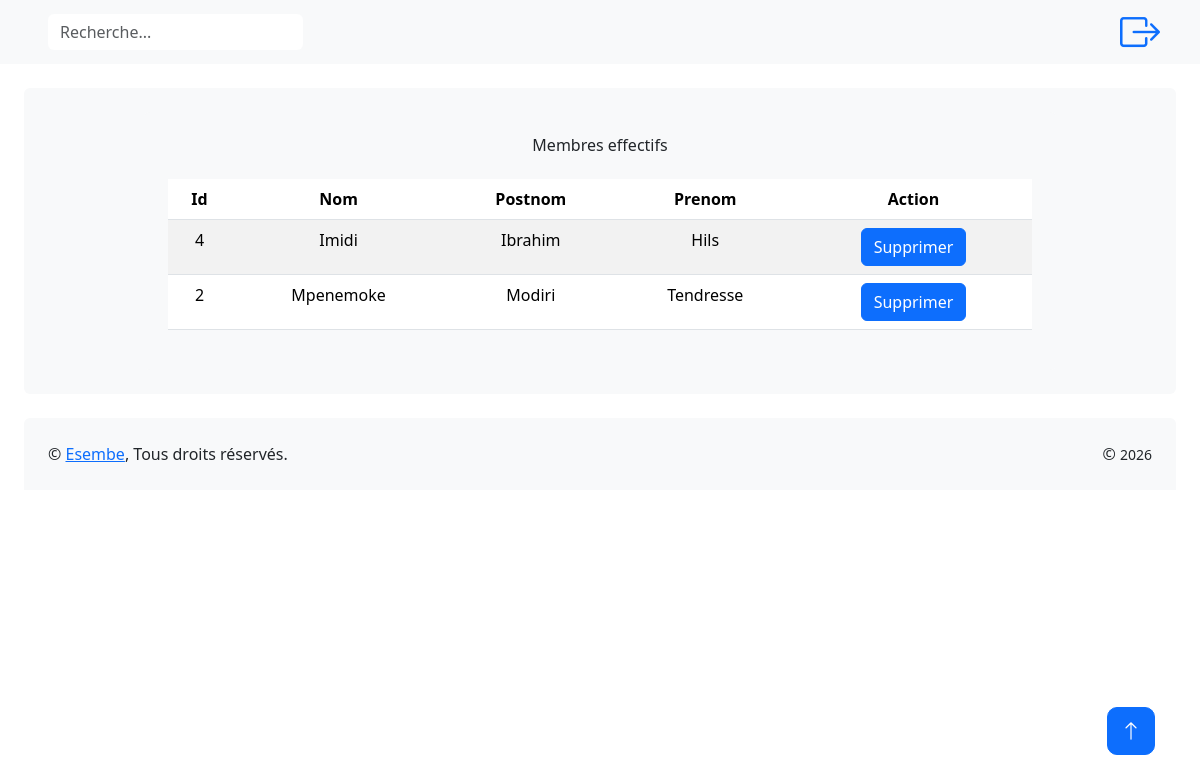
Page /administration/listes_membre_effectif.php (signed in) on the committed database.
### tables this page shows
CREATE TABLE `membre_effectif` (
  `id` int(11) NOT NULL,
  `nom` varchar(50) NOT NULL,
  `postnom` varchar(50) NOT NULL,
  `prenom` varchar(50) NOT NULL,
  `type` varchar(30) NOT NULL
);

### administration/listes_membre_effectif.php (the view, shortened to what this page needs)
<?php
require_once('../connexiondb.php');
if(isset($_GET['search']) && !empty($_GET['search'])) {
   $search = htmlspecialchars($_GET['search']);
   $membres = $bdd->query("SELECT * FROM membre_effectif WHERE nom LIKE '%$search%' OR prenom LIKE '%$search%' ORDER BY id DESC");
} else {
   $membres = $bdd->query('SELECT * FROM membre_effectif ORDER BY id DESC');
}
?>
<!DOCTYPE html>
<html lang="en">
<head>
    <link href="https://cdnjs.cloudflare.com/ajax/libs/font-awesome/5.10.0/css/all.min.css" rel="stylesheet">
    <link href="https://cdn.jsdelivr.net/npm/bootstrap-icons@1.4.1/font/bootstrap-icons.css" rel="stylesheet">
    <link href="lib/owlcarousel/assets/owl.carousel.min.css" rel="stylesheet">
    <link href="lib/tempusdominus/css/tempusdominus-bootstrap-4.min.css" rel="stylesheet" />
    <link href="css/bootstrap.min.css" rel="stylesheet">
    <link href="css/style.css" rel="stylesheet">
</head>
<body>
            <nav class="navbar navbar-expand bg-light navbar-light sticky-top px-4 py-0">
                <form class=" d-md-flex ms-4" action="" method="GET">
                    <input class="form-control border-0" name="search" type="text" placeholder="Recherche...">
                </form>
                <div class="navbar-nav align-items-center ms-auto">
                <div class="nav-item dropdown">
                        <a href="bureau_admin" class="nav-link">
                            <i class="bi bi-box-arrow-right text-primary display-6 me-lg-2"></i>
                        </a>
                    </div>
                </div>
            </nav>
            <div class="container-fluid pt-4 px-4">
                <div class="row vh-80 bg-light rounded align-items-center justify-content-center mx-0">
                    <div class="col-md-10 text-center p-4">
                        <div class="bg-light rounded h-100 p-4">
                            <h6 class="mb-4">Membres effectifs</h6>
                            <?php if($membres->rowCount() > 0) { ?>
                            <table class="table table-striped">
                                <thead>
                                    <tr>
                                        <th scope="col">Id</th>
                                        <th scope="col">Nom</th>
                                        <th scope="col">Postnom</th>
                                        <th scope="col">Prenom</th>
                                        <th scope="col">Action</th>
                                    </tr>
                                </thead>
                                <tbody>
                                <?php while($m = $membres->fetch()) { ?>
      <li style="list-style:none;">
                                <tr>
                                    <td><?= $m['id'] ?></td>
                                    <td><?= $m['nom'] ?></td>
                                    <td><?= $m['postnom'] ?></td>
                                    <td><?= $m['prenom'] ?></td>
                                    <td>
          <a href="listes_membre_effectif.php?type=membre&supprime=<?= $m['id'] ?>" class="btn btn-primary">Supprimer</a></li></td>
                                 <?php } ?>
                                </tbody>
                            </table>
                            <?php } else { ?>
    <p>Aucun utilisateur trouvé</p>
   <?php } ?>
                        </div>
   </div>
    </div>
   </div>
            <div class="container-fluid pt-4 px-4">
                <div class="bg-light rounded-top p-4">
                    <div class="row">
                        <div class="col-12 col-sm-6 text-center text-sm-start">
                            &copy; <a href="htptps://www.esembe-buzz.com">Esembe</a>, Tous droits réservés. <br>
                        </div>
                        <div class="col-12 col-sm-6 text-center text-sm-end">
                            &copy;   <span class="small"><script>document.write(new Date().getFullYear())</script>
                        </div>
                    </div>
                </div>
            </div>
        <a href="#" class="btn btn-lg btn-primary btn-lg-square back-to-top"><i class="bi bi-arrow-up"></i></a>
</body>
</html>

### administration/css/style.css (style rules this page uses)
:root { --primary: #009CFF; --light: #F3F6F9; --dark: #191C24; }
.back-to-top { position: fixed; display: none; right: 45px; bottom: 45px; z-index: 99; }
.btn { transition: .5s; }
.btn.btn-primary { color: #FFFFFF; }
.btn-lg-square { width: 48px; height: 48px; }
.btn-square, .btn-sm-square, .btn-lg-square { padding: 0; display: inline-flex; align-items: center; justify-content: center; font-weight: normal; border-radius: 10px; }

### rows in the picture
membre_effectif: id "4", nom "Imidi", postnom "Ibrahim", prenom "Hils"
membre_effectif: id "2", nom "Mpenemoke", postnom "Modiri", prenom "Tendresse"
